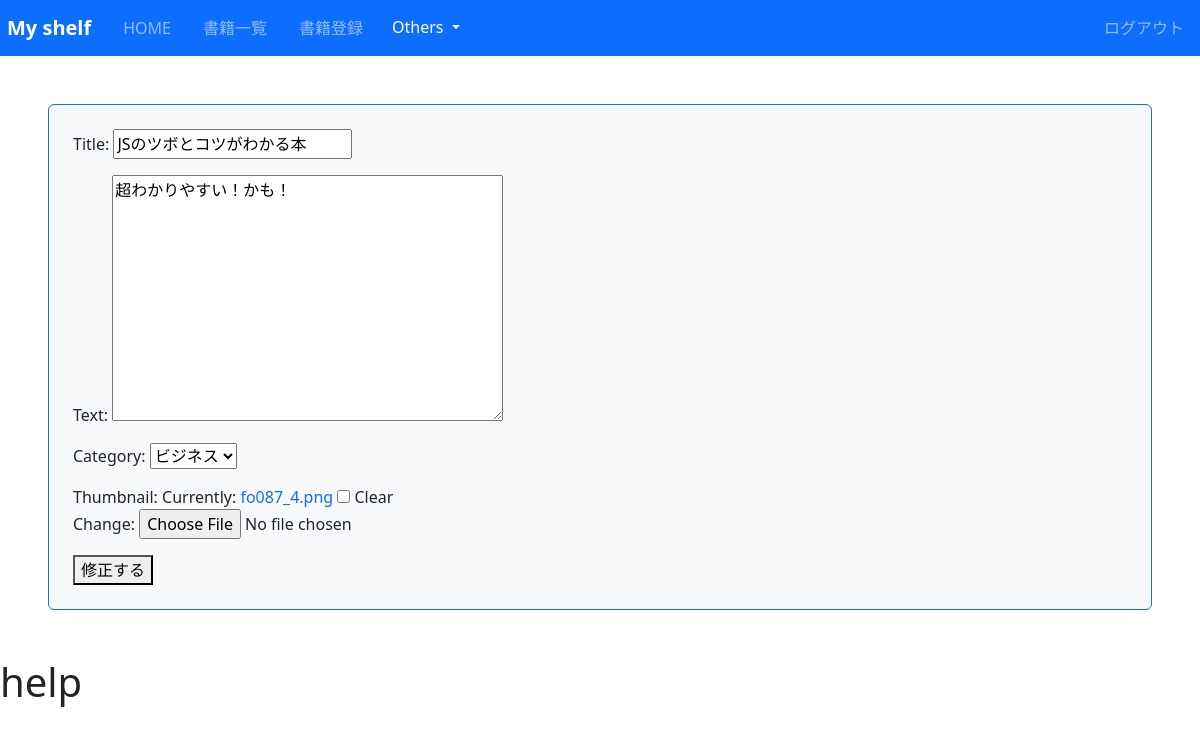
/book/12/update/ (signed in), run on the app's committed database.
### book/models.py (models this page shows, shortened)
class Book(models.Model):
    title = models.CharField(max_length=100)
    text = models.TextField()
    thumbnail = models.ImageField(null=True, blank=True)
    category = models.CharField(max_length=100, choices=CATEGORY)
    user = models.ForeignKey('auth.User', on_delete=models.CASCADE)

### book/views.py (the view, shortened to what this page needs)
# urls.py: path('book/<int:pk>/update/', views.UpdateBookView.as_view(), name = 'update-book'),
class UpdateBookView(LoginRequiredMixin, UpdateView):           #UpdateViewはデータベースのデータを更新する時
    model = Book
    template_name = 'book/book_update.html'
    fields = ['title', 'text', 'category', 'thumbnail']
    def get_object(self, queryset=None):
        obj = super().get_object(queryset)
        if not obj.user == self.request.user:
            raise PermissionDenied
        return obj

### book/templates/book/book_update.html (shortened to what this page needs)
{% extends 'base.html' %}
{% block content %}
    <form method="POST" enctype="multipart/form-data" class="p-4 m-4 bg-light border border-primary rounded form-group">
        {{ form.as_p }}
        <button type="submit">修正する</button>
    </form>
{% endblock content %}

### book/static/css/style.css (style rules this page uses)
a { text-decoration: none; }

### data on the page
Book: title "JSのツボとコツがわかる本", text "超わかりやすい！かも！", category "ビジネス"
